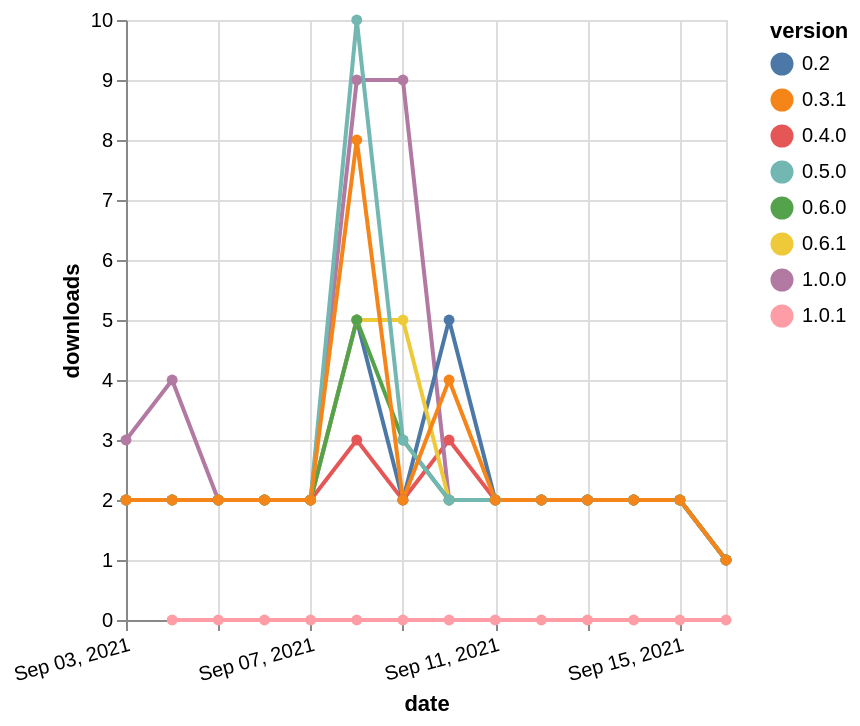

Write the Vega-Lite specification saved for this chart.
### Vega-Lite specification from a JSON file in a GitHub repository (floating-point values rounded to 4 significant figures)
{"$schema": "https://vega.github.io/schema/vega-lite/v5.json", "description": "A simple bar chart with embedded data.", "data": {"values": [{"date": "2021-09-03", "total": 1111, "delta": 2, "version": "0.4.0"}, {"date": "2021-09-04", "total": 1113, "delta": 2, "version": "0.4.0"}, {"date": "2021-09-05", "total": 1115, "delta": 2, "version": "0.4.0"}, {"date": "2021-09-06", "total": 1117, "delta": 2, "version": "0.4.0"}, {"date": "2021-09-07", "total": 1119, "delta": 2, "version": "0.4.0"}, {"date": "2021-09-08", "total": 1122, "delta": 3, "version": "0.4.0"}, {"date": "2021-09-09", "total": 1124, "delta": 2, "version": "0.4.0"}, {"date": "2021-09-10", "total": 1127, "delta": 3, "version": "0.4.0"}, {"date": "2021-09-11", "total": 1129, "delta": 2, "version": "0.4.0"}, {"date": "2021-09-12", "total": 1131, "delta": 2, "version": "0.4.0"}, {"date": "2021-09-13", "total": 1133, "delta": 2, "version": "0.4.0"}, {"date": "2021-09-14", "total": 1135, "delta": 2, "version": "0.4.0"}, {"date": "2021-09-15", "total": 1137, "delta": 2, "version": "0.4.0"}, {"date": "2021-09-16", "total": 1138, "delta": 1, "version": "0.4.0"}, {"date": "2021-09-04", "total": 94, "delta": 0, "version": "1.0.1"}, {"date": "2021-09-05", "total": 113, "delta": 0, "version": "1.0.1"}, {"date": "2021-09-06", "total": 115, "delta": 0, "version": "1.0.1"}, {"date": "2021-09-07", "total": 130, "delta": 0, "version": "1.0.1"}, {"date": "2021-09-08", "total": 136, "delta": 0, "version": "1.0.1"}, {"date": "2021-09-09", "total": 142, "delta": 0, "version": "1.0.1"}, {"date": "2021-09-10", "total": 145, "delta": 0, "version": "1.0.1"}, {"date": "2021-09-11", "total": 147, "delta": 0, "version": "1.0.1"}, {"date": "2021-09-12", "total": 149, "delta": 0, "version": "1.0.1"}, {"date": "2021-09-13", "total": 152, "delta": 0, "version": "1.0.1"}, {"date": "2021-09-14", "total": 154, "delta": 0, "version": "1.0.1"}, {"date": "2021-09-15", "total": 157, "delta": 0, "version": "1.0.1"}, {"date": "2021-09-16", "total": 158, "delta": 0, "version": "1.0.1"}, {"date": "2021-09-03", "total": 941, "delta": 3, "version": "1.0.0"}, {"date": "2021-09-04", "total": 945, "delta": 4, "version": "1.0.0"}, {"date": "2021-09-05", "total": 947, "delta": 2, "version": "1.0.0"}, {"date": "2021-09-06", "total": 949, "delta": 2, "version": "1.0.0"}, {"date": "2021-09-07", "total": 951, "delta": 2, "version": "1.0.0"}, {"date": "2021-09-08", "total": 960, "delta": 9, "version": "1.0.0"}, {"date": "2021-09-09", "total": 969, "delta": 9, "version": "1.0.0"}, {"date": "2021-09-10", "total": 971, "delta": 2, "version": "1.0.0"}, {"date": "2021-09-11", "total": 973, "delta": 2, "version": "1.0.0"}, {"date": "2021-09-12", "total": 975, "delta": 2, "version": "1.0.0"}, {"date": "2021-09-13", "total": 977, "delta": 2, "version": "1.0.0"}, {"date": "2021-09-14", "total": 979, "delta": 2, "version": "1.0.0"}, {"date": "2021-09-15", "total": 981, "delta": 2, "version": "1.0.0"}, {"date": "2021-09-16", "total": 982, "delta": 1, "version": "1.0.0"}, {"date": "2021-09-03", "total": 1408, "delta": 2, "version": "0.2"}, {"date": "2021-09-04", "total": 1410, "delta": 2, "version": "0.2"}, {"date": "2021-09-05", "total": 1412, "delta": 2, "version": "0.2"}, {"date": "2021-09-06", "total": 1414, "delta": 2, "version": "0.2"}, {"date": "2021-09-07", "total": 1416, "delta": 2, "version": "0.2"}, {"date": "2021-09-08", "total": 1421, "delta": 5, "version": "0.2"}, {"date": "2021-09-09", "total": 1423, "delta": 2, "version": "0.2"}, {"date": "2021-09-10", "total": 1428, "delta": 5, "version": "0.2"}, {"date": "2021-09-11", "total": 1430, "delta": 2, "version": "0.2"}, {"date": "2021-09-12", "total": 1432, "delta": 2, "version": "0.2"}, {"date": "2021-09-13", "total": 1434, "delta": 2, "version": "0.2"}, {"date": "2021-09-14", "total": 1436, "delta": 2, "version": "0.2"}, {"date": "2021-09-15", "total": 1438, "delta": 2, "version": "0.2"}, {"date": "2021-09-16", "total": 1439, "delta": 1, "version": "0.2"}, {"date": "2021-09-03", "total": 810, "delta": 2, "version": "0.6.1"}, {"date": "2021-09-04", "total": 812, "delta": 2, "version": "0.6.1"}, {"date": "2021-09-05", "total": 814, "delta": 2, "version": "0.6.1"}, {"date": "2021-09-06", "total": 816, "delta": 2, "version": "0.6.1"}, {"date": "2021-09-07", "total": 818, "delta": 2, "version": "0.6.1"}, {"date": "2021-09-08", "total": 823, "delta": 5, "version": "0.6.1"}, {"date": "2021-09-09", "total": 828, "delta": 5, "version": "0.6.1"}, {"date": "2021-09-10", "total": 830, "delta": 2, "version": "0.6.1"}, {"date": "2021-09-11", "total": 832, "delta": 2, "version": "0.6.1"}, {"date": "2021-09-12", "total": 834, "delta": 2, "version": "0.6.1"}, {"date": "2021-09-13", "total": 836, "delta": 2, "version": "0.6.1"}, {"date": "2021-09-14", "total": 838, "delta": 2, "version": "0.6.1"}, {"date": "2021-09-15", "total": 840, "delta": 2, "version": "0.6.1"}, {"date": "2021-09-16", "total": 841, "delta": 1, "version": "0.6.1"}, {"date": "2021-09-03", "total": 817, "delta": 2, "version": "0.6.0"}, {"date": "2021-09-04", "total": 819, "delta": 2, "version": "0.6.0"}, {"date": "2021-09-05", "total": 821, "delta": 2, "version": "0.6.0"}, {"date": "2021-09-06", "total": 823, "delta": 2, "version": "0.6.0"}, {"date": "2021-09-07", "total": 825, "delta": 2, "version": "0.6.0"}, {"date": "2021-09-08", "total": 830, "delta": 5, "version": "0.6.0"}, {"date": "2021-09-09", "total": 833, "delta": 3, "version": "0.6.0"}, {"date": "2021-09-10", "total": 835, "delta": 2, "version": "0.6.0"}, {"date": "2021-09-11", "total": 837, "delta": 2, "version": "0.6.0"}, {"date": "2021-09-12", "total": 839, "delta": 2, "version": "0.6.0"}, {"date": "2021-09-13", "total": 841, "delta": 2, "version": "0.6.0"}, {"date": "2021-09-14", "total": 843, "delta": 2, "version": "0.6.0"}, {"date": "2021-09-15", "total": 845, "delta": 2, "version": "0.6.0"}, {"date": "2021-09-16", "total": 846, "delta": 1, "version": "0.6.0"}, {"date": "2021-09-03", "total": 1438, "delta": 2, "version": "0.5.0"}, {"date": "2021-09-04", "total": 1440, "delta": 2, "version": "0.5.0"}, {"date": "2021-09-05", "total": 1442, "delta": 2, "version": "0.5.0"}, {"date": "2021-09-06", "total": 1444, "delta": 2, "version": "0.5.0"}, {"date": "2021-09-07", "total": 1446, "delta": 2, "version": "0.5.0"}, {"date": "2021-09-08", "total": 1456, "delta": 10, "version": "0.5.0"}, {"date": "2021-09-09", "total": 1459, "delta": 3, "version": "0.5.0"}, {"date": "2021-09-10", "total": 1461, "delta": 2, "version": "0.5.0"}, {"date": "2021-09-11", "total": 1463, "delta": 2, "version": "0.5.0"}, {"date": "2021-09-12", "total": 1465, "delta": 2, "version": "0.5.0"}, {"date": "2021-09-13", "total": 1467, "delta": 2, "version": "0.5.0"}, {"date": "2021-09-14", "total": 1469, "delta": 2, "version": "0.5.0"}, {"date": "2021-09-15", "total": 1471, "delta": 2, "version": "0.5.0"}, {"date": "2021-09-16", "total": 1472, "delta": 1, "version": "0.5.0"}, {"date": "2021-09-03", "total": 1666, "delta": 2, "version": "0.3.1"}, {"date": "2021-09-04", "total": 1668, "delta": 2, "version": "0.3.1"}, {"date": "2021-09-05", "total": 1670, "delta": 2, "version": "0.3.1"}, {"date": "2021-09-06", "total": 1672, "delta": 2, "version": "0.3.1"}, {"date": "2021-09-07", "total": 1674, "delta": 2, "version": "0.3.1"}, {"date": "2021-09-08", "total": 1682, "delta": 8, "version": "0.3.1"}, {"date": "2021-09-09", "total": 1684, "delta": 2, "version": "0.3.1"}, {"date": "2021-09-10", "total": 1688, "delta": 4, "version": "0.3.1"}, {"date": "2021-09-11", "total": 1690, "delta": 2, "version": "0.3.1"}, {"date": "2021-09-12", "total": 1692, "delta": 2, "version": "0.3.1"}, {"date": "2021-09-13", "total": 1694, "delta": 2, "version": "0.3.1"}, {"date": "2021-09-14", "total": 1696, "delta": 2, "version": "0.3.1"}, {"date": "2021-09-15", "total": 1698, "delta": 2, "version": "0.3.1"}, {"date": "2021-09-16", "total": 1699, "delta": 1, "version": "0.3.1"}]}, "width": "container", "mark": {"type": "line", "point": {"filled": true}}, "encoding": {"x": {"field": "date", "type": "temporal", "timeUnit": "yearmonthdate", "title": "date", "axis": {"labelAngle": -15}}, "y": {"field": "delta", "type": "quantitative", "title": "downloads"}, "color": {"field": "version", "type": "nominal"}, "tooltip": {"field": "delta"}}}
